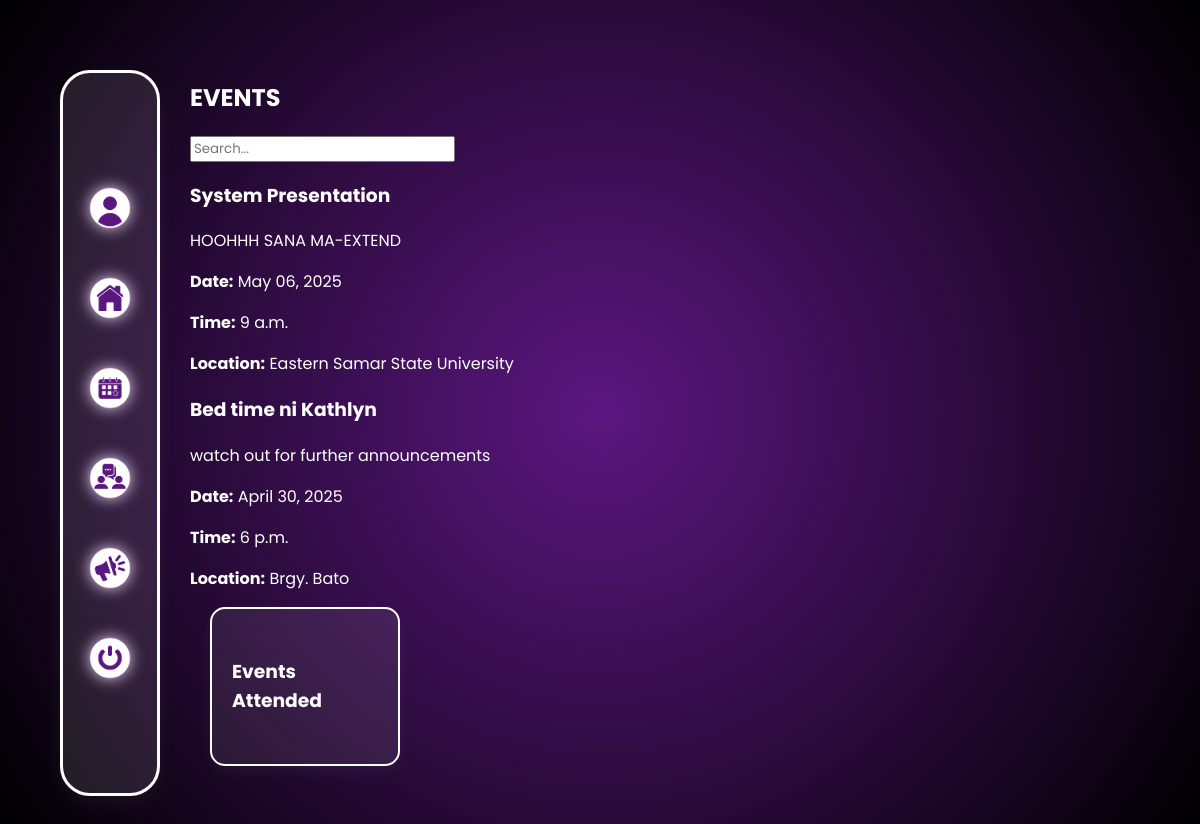
Before: /events/ (signed in) with the older database file.
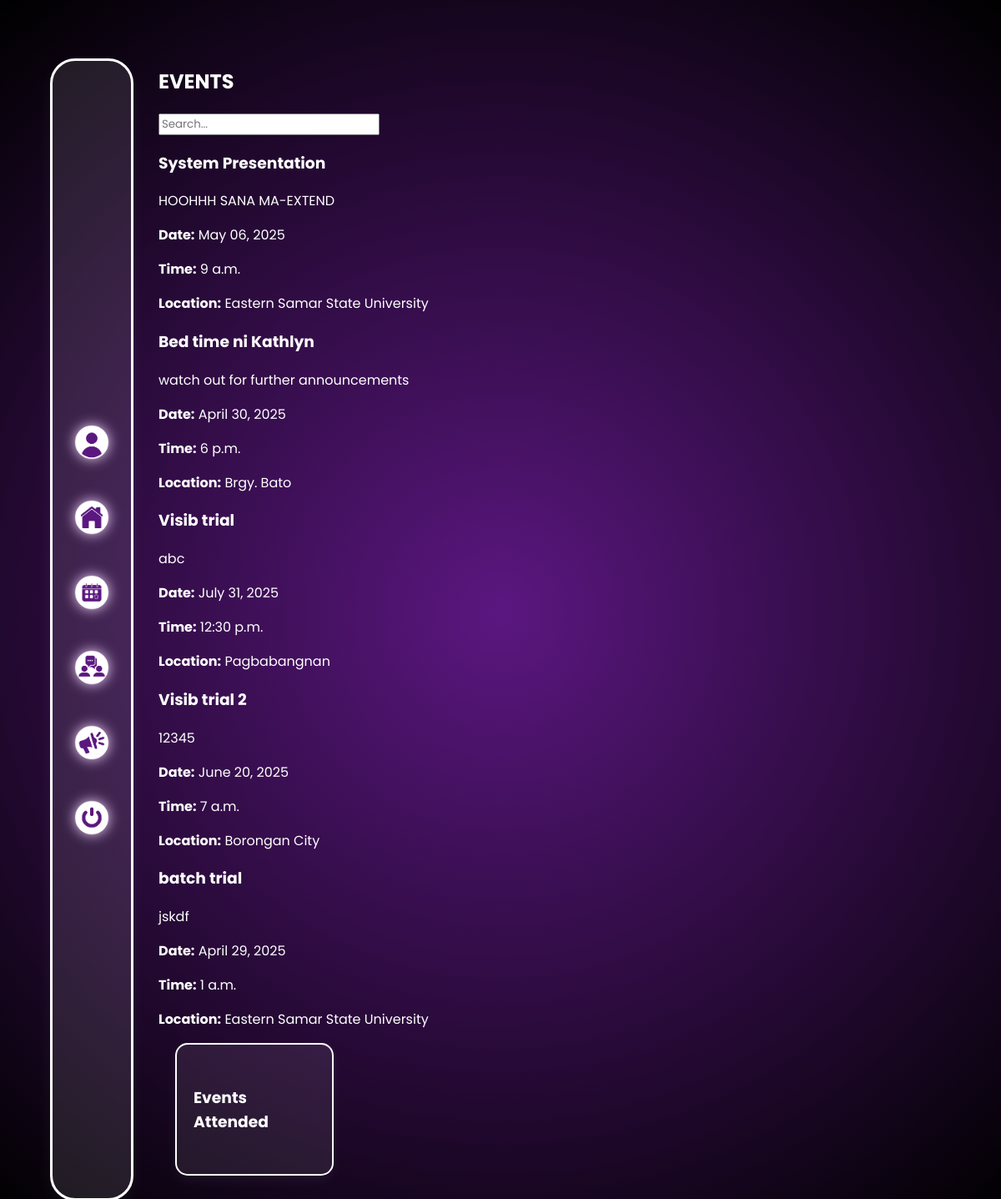
After: the same page with the newer database file.
### core/models.py (models this page shows, shortened)
class Event(models.Model):
    title = models.CharField(max_length=200)
    description = models.TextField()
    date = models.DateField(default=date.today)
    time = models.TimeField()
    location = models.CharField(max_length=200)

### core/views.py (the view)
# urls.py: path('events/', views.events_view, name='events'),
@login_required
def events_view(request):
    events = Event.objects.all()
    attended_events = Attendance.objects.filter(user=request.user).select_related('event')
    attended_event_ids = attended_events.values_list('event_id', flat=True)
    context = {
        'events': events,
        'attended_event_ids': attended_event_ids,
        'attended_events': [entry.event for entry in attended_events],  # for sidebar
    }
    return render(request, 'core/events.html', context)

### core/templates/core/events.html (shortened to what this page needs)
{% load static %}
<!DOCTYPE html>
<html lang="en">
<head>
    <link rel="stylesheet" href="{% static 'css/events.css' %}">
</head>
<body>
<div class="container">
  <div class="sidebar">
    <nav>
      <a href="{% url 'profile' %}"><img src="{% static 'img/user_icon.png' %}" alt="Profile"></a>
      <a href="{% url 'home' %}"><img src="{% static 'img/home_icon.png' %}" alt="Home"></a>
      <a href="{% url 'events' %}"><img src="{% static 'img/events_icon.png' %}" alt="Events"></a>
      <a href="{% url 'forum' %}"><img src="{% static 'img/forum_icon.png' %}" alt="Forum"></a>
      <a href="{% url 'updates' %}"><img src="{% static 'img/updates_icon.png' %}" alt="Updates"></a>
      <a href="{% url 'logout' %}"><img src="{% static 'img/logout_icon.png' %}" alt="Logout"></a>
    </nav>
  </div>
  <div class="main-content">
    <div class="header-search">
      <h2>EVENTS</h2>
      <input type="text" class="search-bar" placeholder="Search...">
    </div>
    <div class="content-wrapper">
      <div class="events-section">
        {% for event in events %}
        <div class="event-box" onclick="openModal('{{ event.id }}')">
          <h3 class="event-title">{{ event.title }}</h3>
          <p class="event-desc">{{ event.description|truncatechars:100 }}</p>
          <p><strong>Date:</strong> {{ event.date|date:"F d, Y" }}</p>
          <p><strong>Time:</strong> {{ event.time }}</p>
          <p><strong>Location:</strong> {{ event.location }}</p>
        </div>
        {% empty %}
        <p>No events available.</p>
        {% endfor %}
      </div>
      <div class="quick-stats">
        <h3 class="timeline-title">Events Attended</h3>
      </div>
    </div>
  </div>
</div>
</body>
</html>

Changed rows visible on the page:
added Event: title "Visib trial", description "abc", date "July 31, 2025", time "12:30 p.m.", location "Pagbabangnan"
added Event: title "Visib trial 2", description "12345", date "June 20, 2025", time "7 a.m.", location "Borongan City"
added Event: title "batch trial", description "jskdf", date "April 29, 2025", time "1 a.m.", location "Eastern Samar State University"
